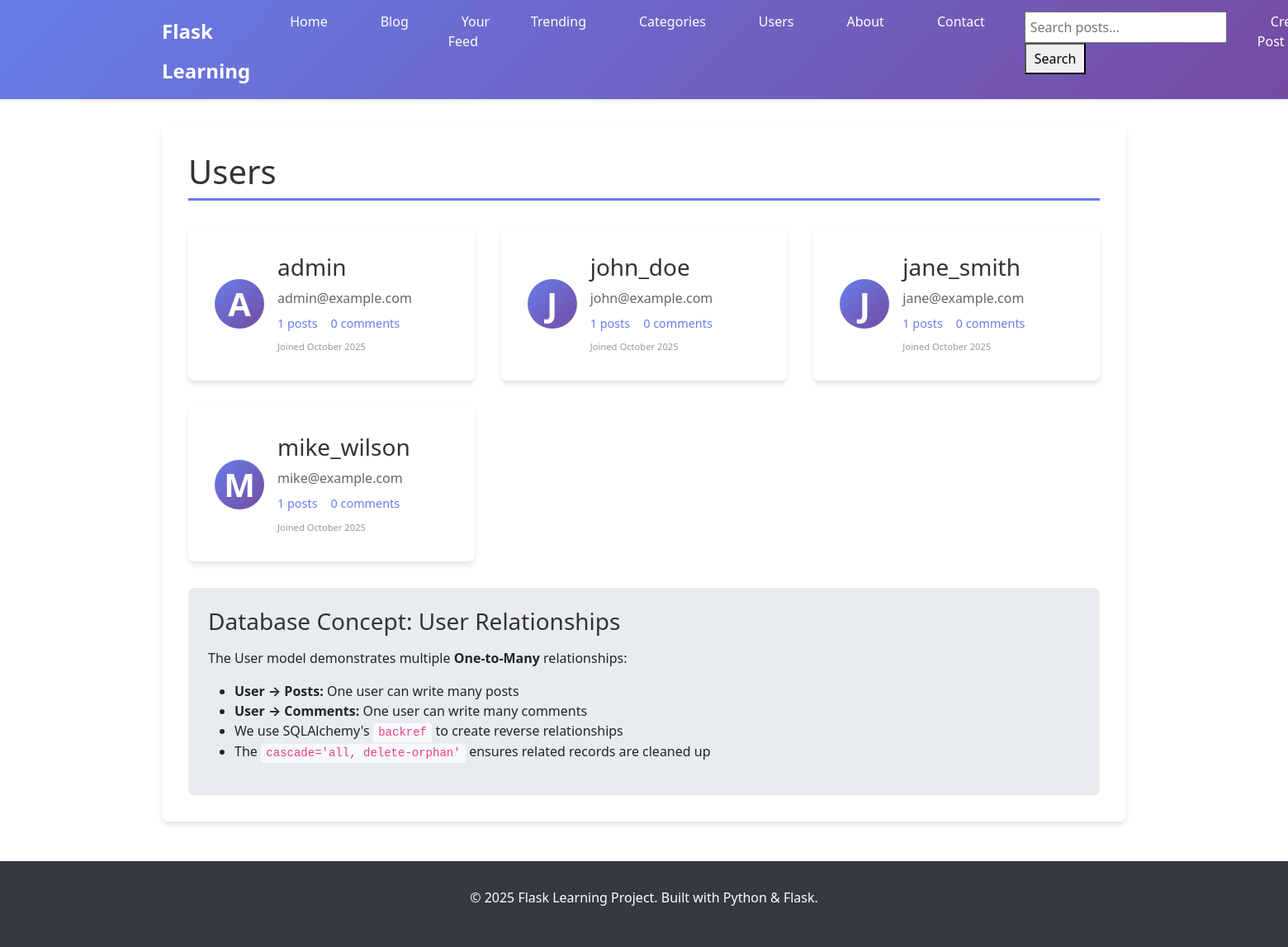
Screenshot of /users (signed in) with the database file from the repository.
### app.py (models this page shows, shortened)
class User(db.Model, UserMixin):
    id = db.Column(db.Integer, primary_key=True)
    username = db.Column(db.String(80), unique=True, nullable=False)
    email = db.Column(db.String(120), unique=True, nullable=False)
    password_hash = db.Column(db.String(255), nullable=False)
    avatar_filename = db.Column(db.String(255), nullable=True, default='default-avatar.png')
    is_admin = db.Column(db.Boolean, default=False)
    created_at = db.Column(db.DateTime, default=datetime.utcnow)
    is_active = db.Column(db.Boolean, default=True)
    posts = db.relationship('Post', backref='author', lazy=True, cascade='all, delete-orphan')
    comments = db.relationship('Comment', backref='author', lazy=True, cascade='all, delete-orphan')

### app.py (the view)
@app.route('/users')
def users():
    users = User.query.all()
    return render_template('users.html', title='Users', users=users)

### app.py (called while the page is built)
@login_manager.user_loader
def load_user(user_id):
    print(f"DEBUG: user_loader called with user_id: {user_id}")
    user = User.query.get(int(user_id))
    print(f"DEBUG: user_loader found user: {bool(user)}")
    if user:
        print(f"DEBUG: user_loader username: {user.username}")
    return user

### templates/users.html
{% extends "base.html" %}
{% block content %}
<div class="content-section">
    <h1>Users</h1>
    {% if users %}
        <div class="users-grid">
            {% for user in users %}
            <div class="user-card">
                <div class="user-avatar">
                    <span class="avatar-letter">{{ user.username[0].upper() }}</span>
                </div>
                <div class="user-info">
                    <h3><a href="{{ url_for('main.user_profile', username=user.username) }}">{{ user.username }}</a></h3>
                    <p class="user-email">{{ user.email }}</p>
                    <div class="user-stats">
                        <span class="stat">{{ user.posts|length }} posts</span>
                        <span class="stat">{{ user.comments|length }} comments</span>
                    </div>
                    <div class="user-joined">
                        <small>Joined {{ user.created_at.strftime('%B %Y') }}</small>
                    </div>
                </div>
            </div>
            {% endfor %}
        </div>
    {% else %}
        <div class="no-users">
            <h3>No users yet!</h3>
            <p>Initialize the database to create sample users.</p>
            <a href="{{ url_for('init_db') }}" class="btn btn-primary">Initialize Sample Data</a>
        </div>
    {% endif %}
    <div class="database-info">
        <h3>Database Concept: User Relationships</h3>
        <p>The User model demonstrates multiple <strong>One-to-Many</strong> relationships:</p>
        <ul>
            <li><strong>User → Posts:</strong> One user can write many posts</li>
            <li><strong>User → Comments:</strong> One user can write many comments</li>
            <li>We use SQLAlchemy's <code>backref</code> to create reverse relationships</li>
            <li>The <code>cascade='all, delete-orphan'</code> ensures related records are cleaned up</li>
        </ul>
    </div>
</div>
{% endblock %}

### static/css/style.css (style rules this page uses)
* { margin: 0; padding: 0; box-sizing: border-box; }
body { font-family: 'Segoe UI', Tahoma, Geneva, Verdana, sans-serif; line-height: 1.6; color: #333; background-color: #f8f9fa; }
.content-section { background: white; padding: 2rem; border-radius: 8px; box-shadow: 0 4px 6px rgba(0,0,0,0.1); margin: 2rem 0; }
.content-section h1 { color: #333; margin-bottom: 1.5rem; border-bottom: 3px solid #667eea; padding-bottom: 0.5rem; }
.avatar-letter { font-size: 2rem; font-weight: bold; }
.users-grid { display: grid; grid-template-columns: repeat(auto-fit, minmax(300px, 1fr)); gap: 2rem; margin: 2rem 0; }
.user-card { background: white; padding: 2rem; border-radius: 8px; box-shadow: 0 4px 6px rgba(0,0,0,0.1); display: flex; gap: 1rem; align-items: center; transition: transform 0.3s ease; }
.user-avatar { width: 60px; height: 60px; background: linear-gradient(135deg, #667eea 0%, #764ba2 100%); border-radius: 50%; display: flex; align-items: center; justify-content: center; color: white; font-size: 1.5rem; font-weight: bold; flex-shrink: 0; }
.user-info h3 { margin-bottom: 0.5rem; }
.user-info h3 a { color: #333; text-decoration: none; }
.user-email { color: #666; margin-bottom: 0.5rem; }
.user-stats { display: flex; gap: 1rem; margin-bottom: 0.5rem; }
.stat { color: #667eea; font-size: 0.9rem; }
.user-joined { color: #999; font-size: 0.8rem; }
.avatar-letter { font-size: 2.5rem; font-weight: bold; }
.stat { text-align: center; }
.database-info, .database-demo-info, .demo-info { background: #e9ecef; padding: 1.5rem; border-radius: 6px; margin-top: 2rem; }
.database-info h3, .database-demo-info h3, .demo-info h3 { color: #333; margin-bottom: 1rem; }
.database-info code, .database-demo-info code, .demo-info code { background: #f8f9fa; padding: 0.2rem 0.4rem; border-radius: 3px; font-family: 'Courier New', monospace; color: #e83e8c; }

### rows the page displays
User: username "A", username "admin", email "admin@example.com", posts|length "1", comments|length "0", created_at "October 2025"
User: username "J", username "john_doe", email "john@example.com", posts|length "1", comments|length "0", created_at "October 2025"
User: username "J", username "jane_smith", email "jane@example.com", posts|length "1", comments|length "0", created_at "October 2025"
User: username "M", username "mike_wilson", email "mike@example.com", posts|length "1", comments|length "0", created_at "October 2025"
